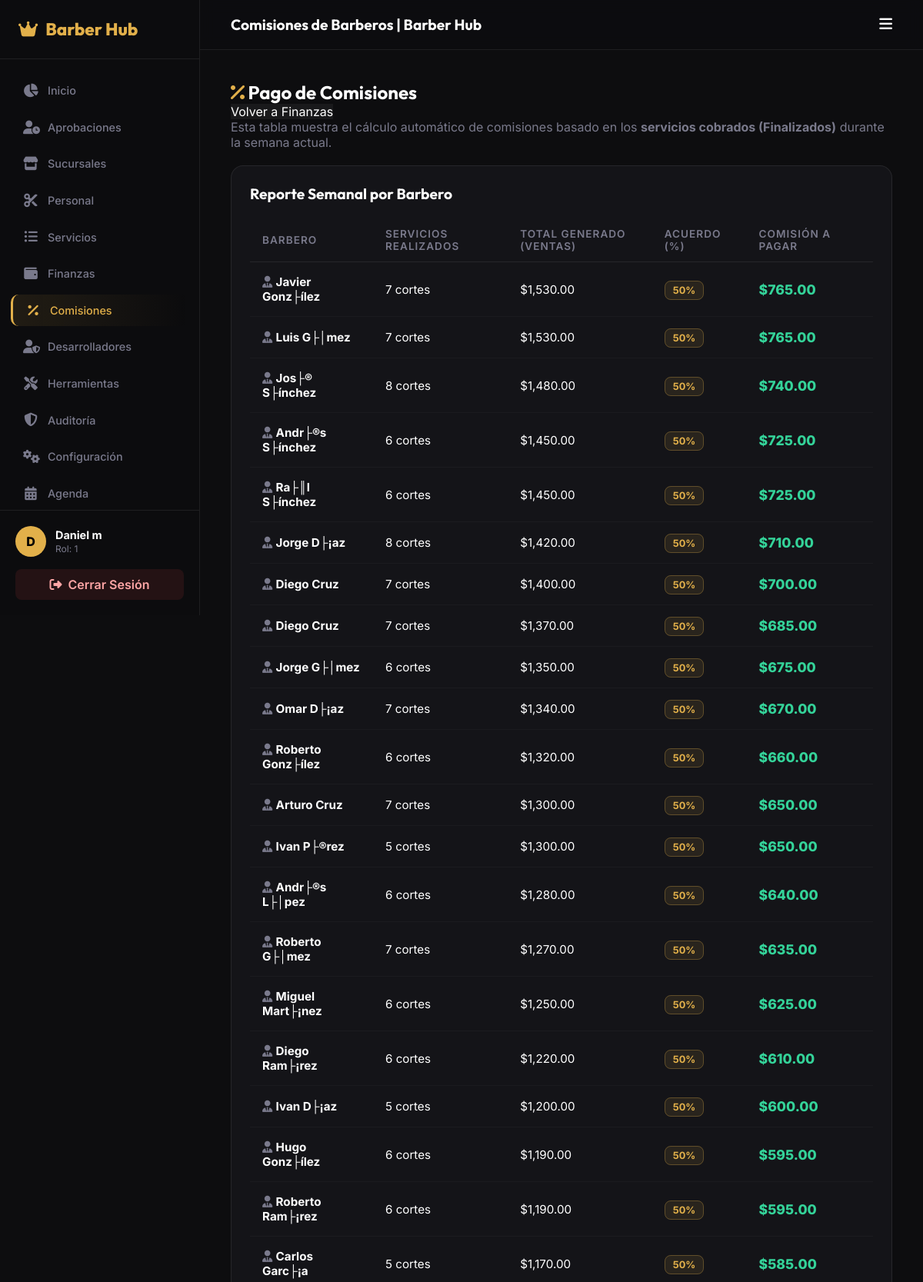
The page /public/finanzas/comisiones (signed in, upper part) on the database its author committed.
### tables this page shows
CREATE TABLE `barberos` (
  `id` int(11) NOT NULL AUTO_INCREMENT,
  `usuario_id` int(11) NOT NULL,
  `barberia_id` int(11) NOT NULL,
  `sucursal_id` int(11) DEFAULT NULL,
  `biografia` text DEFAULT NULL,
  `anios_experiencia` int(11) DEFAULT 0,
  `estado` enum('Activo','Inactivo','Vacaciones','Suspendido') DEFAULT 'Activo',
  `porcentaje_comision` decimal(5,2) DEFAULT 50.00,
  PRIMARY KEY (`id`),
  UNIQUE KEY `usuario_id` (`usuario_id`),
  KEY `barberia_id` (`barberia_id`),
  KEY `sucursal_id` (`sucursal_id`),
  CONSTRAINT `barberos_ibfk_1` FOREIGN KEY (`usuario_id`) REFERENCES `usuarios` (`id`) ON DELETE CASCADE,
  CONSTRAINT `barberos_ibfk_2` FOREIGN KEY (`barberia_id`) REFERENCES `barberias` (`id`) ON DELETE CASCADE,
  CONSTRAINT `barberos_ibfk_3` FOREIGN KEY (`sucursal_id`) REFERENCES `sucursales` (`id`) ON DELETE SET NULL
);

CREATE TABLE `usuarios` (
  `id` int(11) NOT NULL AUTO_INCREMENT,
  `rol_id` int(11) NOT NULL,
  `barberia_id` int(11) DEFAULT NULL,
  `nombre` varchar(100) NOT NULL,
  `correo` varchar(100) NOT NULL,
  `password` varchar(255) NOT NULL,
  `telefono` varchar(20) DEFAULT NULL,
  `fotografia` varchar(255) DEFAULT NULL,
  `estado` enum('Pendiente','Activo','Inactivo','Suspendido') DEFAULT 'Activo',
  `fecha_registro` timestamp NOT NULL DEFAULT current_timestamp(),
  PRIMARY KEY (`id`),
  UNIQUE KEY `correo` (`correo`),
  KEY `rol_id` (`rol_id`),
  KEY `barberia_id` (`barberia_id`),
  CONSTRAINT `usuarios_ibfk_1` FOREIGN KEY (`rol_id`) REFERENCES `roles` (`id`),
  CONSTRAINT `usuarios_ibfk_2` FOREIGN KEY (`barberia_id`) REFERENCES `barberias` (`id`) ON DELETE CASCADE
);

### app/controllers/FinanzasController.php (called while the page is built, shortened)
<?php
class FinanzasController extends Controller {
    public function comisiones() {
        $finanzaModel = $this->model('Finanza');
        $barberia_id = ($_SESSION['rol_id'] == 1 || $_SESSION['rol_id'] == 2) ? null : $_SESSION['barberia_id'];
        $comisiones = $finanzaModel->getComisionesBarberos($barberia_id);
        $data = [
            'titulo' => 'Comisiones de Barberos | Barber Hub',
            'seccion' => 'comisiones',
            'vista_hija' => '../app/views/dashboard/finanzas/comisiones.php',
            'comisiones' => $comisiones
        ];
        $this->view('dashboard/layout', $data);
    }
}

### config/database.php (called while the page is built)
<?php
return [
    'host'     => '127.0.0.1',
    'port'     => '3306',
    'database' => 'barber_hub',
    'username' => 'root',
    'password' => '',
    'charset'  => 'utf8mb4',
];

### app/models/Model.php (called while the page is built)
<?php
class Model {
    protected $db;
    public function __construct() {
        $config = require __DIR__ . '/../../config/database.php';
        $dsn = "mysql:host={$config['host']};port={$config['port']};dbname={$config['database']};charset={$config['charset']}";
        $options = [
            PDO::ATTR_ERRMODE            => PDO::ERRMODE_EXCEPTION,
            PDO::ATTR_DEFAULT_FETCH_MODE => PDO::FETCH_ASSOC,
            PDO::ATTR_EMULATE_PREPARES   => false,
        ];
        try {
            $this->db = new PDO($dsn, $config['username'], $config['password'], $options);
        } catch (PDOException $e) {
            die("Error de conexión a la Base de Datos: " . $e->getMessage());
        }
    }
    public function query($sql, $params = []) {
        $stmt = $this->db->prepare($sql);
        $stmt->execute($params);
        return $stmt;
    }
}

### app/models/Finanza.php (called while the page is built, shortened)
<?php
require_once '../app/models/Model.php';
class Finanza extends Model {
    public function getComisionesBarberos($barberia_id = null, $fecha_inicio = null, $fecha_fin = null) {
        $where = "p.estado = 'Confirmado'";
        $params = [];
        if ($fecha_inicio && $fecha_fin) {
            $where .= " AND DATE(p.fecha_pago) BETWEEN :inicio AND :fin";
            $params[':inicio'] = $fecha_inicio;
            $params[':fin'] = $fecha_fin;
        } else {
            $where .= " AND YEARWEEK(p.fecha_pago, 1) = YEARWEEK(CURRENT_DATE(), 1)";
        }
        $sql = "SELECT
                    b.id as barbero_id,
                    u.nombre as barbero_nombre,
                    b.porcentaje_comision,
                    COUNT(p.id) as total_servicios,
                    SUM(p.monto) as total_generado,
                    SUM(p.monto * (b.porcentaje_comision / 100)) as total_comision
                FROM pagos p
                JOIN citas c ON p.cita_id = c.id
                JOIN barberos b ON c.barbero_id = b.id
                JOIN usuarios u ON b.usuario_id = u.id
                WHERE $where
                GROUP BY b.id
                ORDER BY total_comision DESC";
        return $this->query($sql, $params)->fetchAll();
    }
}

### app/views/dashboard/finanzas/comisiones.php (the view, shortened to what this page needs)
<div class="d-flex justify-content-between align-items-center mb-4">
    <h2><i class="fas fa-percentage" style="color:var(--gold);"></i> Pago de Comisiones</h2>
    <div>
        <a href="<?= BASE_URL ?>/finanzas/index" class="btn-primary" style="text-decoration:none; display:inline-block; background:rgba(255,255,255,0.05); color:var(--white);">Volver a Finanzas</a>
    </div>
</div>
<p style="color:var(--muted); margin-bottom:20px;">
    Esta tabla muestra el cálculo automático de comisiones basado en los <strong>servicios cobrados (Finalizados)</strong> durante la semana actual.
</p>
<div class="table-container">
    <div class="table-header">
        <h3>Reporte Semanal por Barbero</h3>
    </div>
    <?php if(empty($comisiones)): ?>
        <p style="color:var(--muted);">No hay comisiones generadas esta semana aún.</p>
    <?php else: ?>
        <table>
            <thead>
                <tr>
                    <th>Barbero</th>
                    <th>Servicios Realizados</th>
                    <th>Total Generado (Ventas)</th>
                    <th>Acuerdo (%)</th>
                    <th>Comisión a Pagar</th>
                </tr>
            </thead>
            <tbody>
                <?php
                foreach($comisiones as $c):
                ?>
                <tr>
                    <td><i class="fas fa-user-tie me-2" style="color:var(--muted);"></i> <strong style="color:var(--white);"><?= htmlspecialchars($c['barbero_nombre']) ?></strong></td>
                    <td><?= $c['total_servicios'] ?> cortes</td>
                    <td>$<?= number_format($c['total_generado'], 2) ?></td>
                    <td><span class="badge-percent"><?= floatval($c['porcentaje_comision']) ?>%</span></td>
                    <td style="font-weight:800; font-size:1.1rem; color:#34D399;">$<?= number_format($c['total_comision'], 2) ?></td>
                </tr>
                <?php endforeach; ?>
            </tbody>
        </table>
    <?php endif; ?>
</div>

### app/views/dashboard/layout.php (style rules this page uses)
*, *::before, *::after { box-sizing:border-box; margin:0; padding:0; }
:root { --gold:#E2B04A; --dark:#0D0D0F; --card:#141418; --border:rgba(255,255,255,0.08); --white:#fff; --muted:#7A7A8C; --sidebar:260px; }
body { font-family:'Inter',sans-serif; background:var(--dark); color:var(--white); min-height:100vh; display:flex; }
h1,h2,h3 { font-family:'Outfit',sans-serif; }

### app/views/dashboard/finanzas/comisiones.php (style rules this page uses)
.table-container { background: var(--card); border: 1px solid var(--border); border-radius: 16px; padding: 24px; margin-bottom: 30px; overflow-x: auto; }
.table-header { display: flex; justify-content: space-between; align-items: center; margin-bottom: 20px; }
.table-header h3 { font-size: 1.2rem; margin: 0; }
table { width: 100%; border-collapse: collapse; }
th { text-align: left; padding: 12px 16px; font-size: 0.85rem; color: var(--muted); font-weight: 600; border-bottom: 1px solid var(--border); text-transform: uppercase; letter-spacing: 1px; }
td { padding: 16px; font-size: 0.95rem; border-bottom: 1px solid rgba(255,255,255,0.03); }
.badge-percent { padding: 4px 10px; border-radius: 8px; font-size: 0.8rem; font-weight: 700; background: rgba(226,176,74,0.1); color: var(--gold); border: 1px solid rgba(226,176,74,0.3); }

### rows shown on the page
barberos: usuario.nombre "Javier Gonz├ílez", total_servicios "7", total_generado "1,530.00", porcentaje_comision "50", total_comision "765.00"
barberos: usuario.nombre "Luis G├│mez", total_servicios "7", total_generado "1,530.00", porcentaje_comision "50", total_comision "765.00"
barberos: usuario.nombre "Jos├® S├ínchez", total_servicios "8", total_generado "1,480.00", porcentaje_comision "50", total_comision "740.00"
barberos: usuario.nombre "Andr├®s S├ínchez", total_servicios "6", total_generado "1,450.00", porcentaje_comision "50", total_comision "725.00"
barberos: usuario.nombre "Ra├║l S├ínchez", total_servicios "6", total_generado "1,450.00", porcentaje_comision "50", total_comision "725.00"
barberos: usuario.nombre "Jorge D├¡az", total_servicios "8", total_generado "1,420.00", porcentaje_comision "50", total_comision "710.00"
barberos: usuario.nombre "Diego Cruz", total_servicios "7", total_generado "1,400.00", porcentaje_comision "50", total_comision "700.00"
barberos: usuario.nombre "Diego Cruz", total_servicios "7", total_generado "1,370.00", porcentaje_comision "50", total_comision "685.00"
barberos: usuario.nombre "Jorge G├│mez", total_servicios "6", total_generado "1,350.00", porcentaje_comision "50", total_comision "675.00"
barberos: usuario.nombre "Omar D├¡az", total_servicios "7", total_generado "1,340.00", porcentaje_comision "50", total_comision "670.00"
barberos: usuario.nombre "Roberto Gonz├ílez", total_servicios "6", total_generado "1,320.00", porcentaje_comision "50", total_comision "660.00"
barberos: usuario.nombre "Arturo Cruz", total_servicios "7", total_generado "1,300.00", porcentaje_comision "50", total_comision "650.00"
barberos: usuario.nombre "Ivan P├®rez", total_servicios "5", total_generado "1,300.00", porcentaje_comision "50", total_comision "650.00"
barberos: usuario.nombre "Andr├®s L├│pez", total_servicios "6", total_generado "1,280.00", porcentaje_comision "50", total_comision "640.00"
barberos: usuario.nombre "Roberto G├│mez", total_servicios "7", total_generado "1,270.00", porcentaje_comision "50", total_comision "635.00"
barberos: usuario.nombre "Miguel Mart├¡nez", total_servicios "6", total_generado "1,250.00", porcentaje_comision "50", total_comision "625.00"
barberos: usuario.nombre "Diego Ram├¡rez", total_servicios "6", total_generado "1,220.00", porcentaje_comision "50", total_comision "610.00"
barberos: usuario.nombre "Ivan D├¡az", total_servicios "5", total_generado "1,200.00", porcentaje_comision "50", total_comision "600.00"
barberos: usuario.nombre "Hugo Gonz├ílez", total_servicios "6", total_generado "1,190.00", porcentaje_comision "50", total_comision "595.00"
barberos: usuario.nombre "Roberto Ram├¡rez", total_servicios "6", total_generado "1,190.00", porcentaje_comision "50", total_comision "595.00"
barberos: usuario.nombre "Carlos Garc├¡a", total_servicios "5", total_generado "1,170.00", porcentaje_comision "50", total_comision "585.00"

### other values the page prints
substr($_SESSION['nombre'], 0, 1) "D"
$_SESSION['nombre'] "Daniel m"
$_SESSION['rol_id'] "1"
$titulo "Comisiones de Barberos | Barber Hub"
